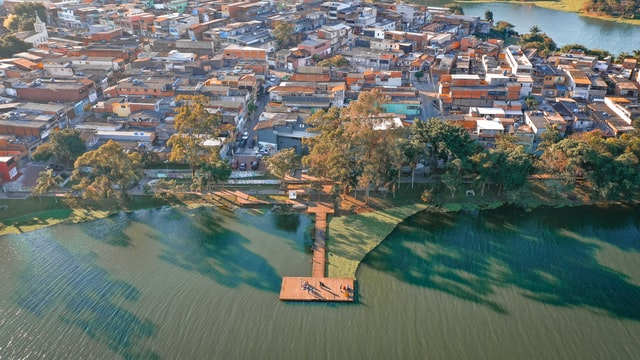
#> input picture images/img3.jpg, 640 x 360 px
$ python image_rotation.py
#> lines starting #> are read from the running program, lines starting #| are printed output that depends on the picture
import cv2

img = cv2.imread("images/img3.jpg")
#> img is the input picture: shape (360, 640, 3); mean B, G, R 106.3, 112.4, 105.3
cv2.imshow("Original Image", img)
cv2.waitKey(0)

height, width = img.shape[:2]
#> height = 360; width = 640
print(height)
#| 360
print(width)
#| 640

# getting the rotation matrix
rotation_matrix = cv2.getRotationMatrix2D((width/2, height/2), 45, 0.5)

# getting the rotated image
rotated_image = cv2.warpAffine(img, rotation_matrix, (width, height))
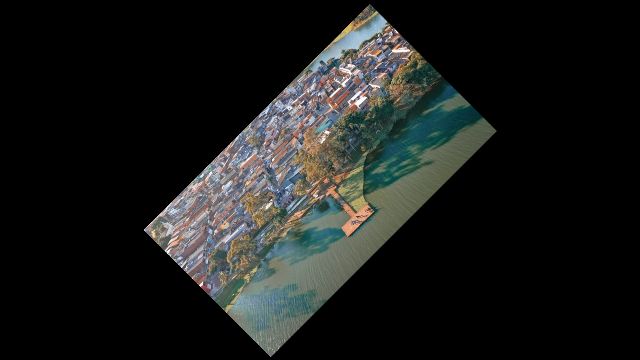
#> rotated_image: shape (360, 640, 3); mean B, G, R 26.5, 28.1, 26.3
cv2.imshow("Rotated Image", rotated_image)
cv2.waitKey(0)

cv2.destroyAllWindows()

$ run again, with images/img1.jpg copied over images/img3.jpg
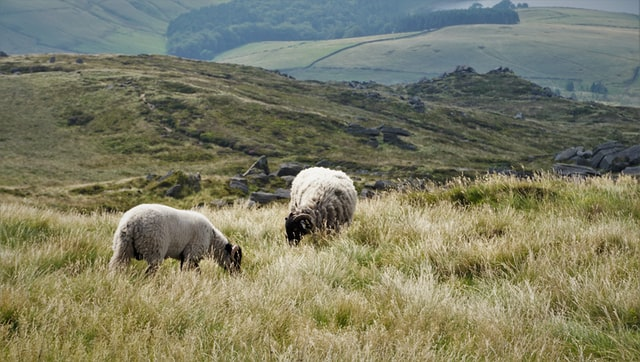
#> input picture images/img1.jpg, 640 x 362 px
#> img is the input picture: shape (362, 640, 3); mean B, G, R 99.7, 123.6, 123.6
#| 362
#| 640
#> `rotated_image = cv2.warpAffine(img, rotation_matrix, (width, height))`:
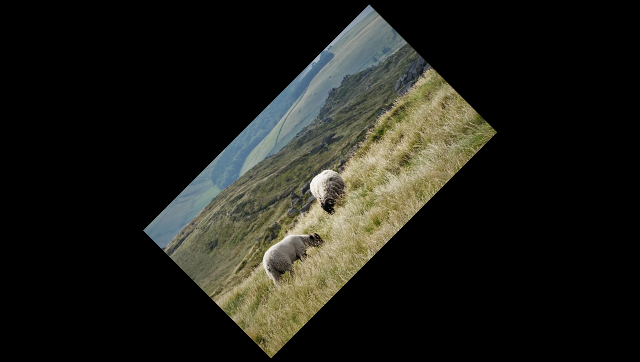
#> rotated_image: shape (362, 640, 3); mean B, G, R 24.9, 30.9, 30.9

$ run again, with images/img2.jpg copied over images/img3.jpg
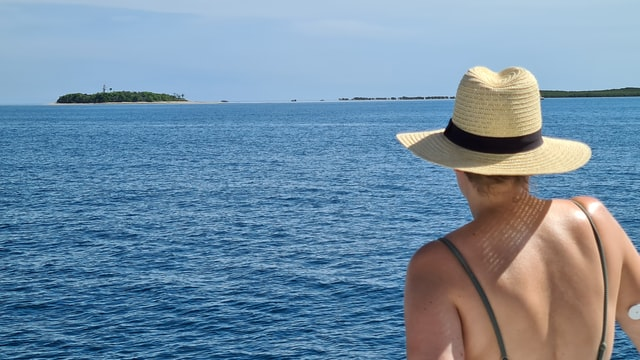
#> input picture images/img2.jpg, 640 x 360 px
#> img is the input picture: shape (360, 640, 3); mean B, G, R 164.3, 141.5, 114.4
#| 360
#| 640
#> `rotated_image = cv2.warpAffine(img, rotation_matrix, (width, height))`:
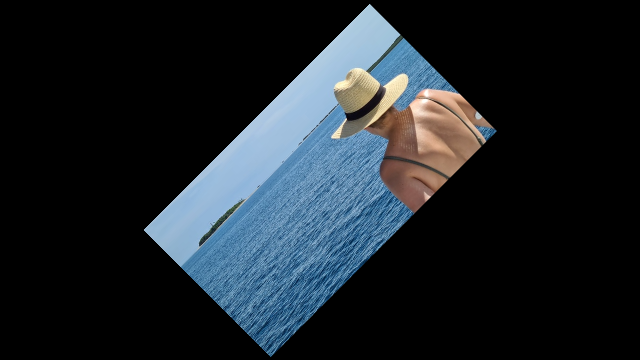
#> rotated_image: shape (360, 640, 3); mean B, G, R 41, 35.3, 28.6

$ run again, with images/img4.jpg copied over images/img3.jpg
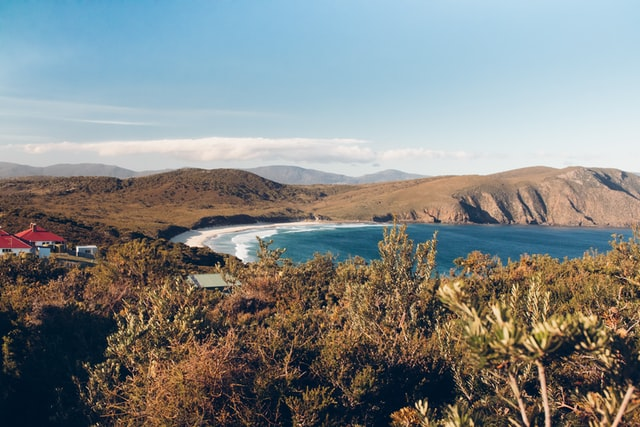
#> input picture images/img4.jpg, 640 x 427 px
#> img is the input picture: shape (427, 640, 3); mean B, G, R 132.4, 133.9, 130.2
#| 427
#| 640
#> `rotated_image = cv2.warpAffine(img, rotation_matrix, (width, height))`:
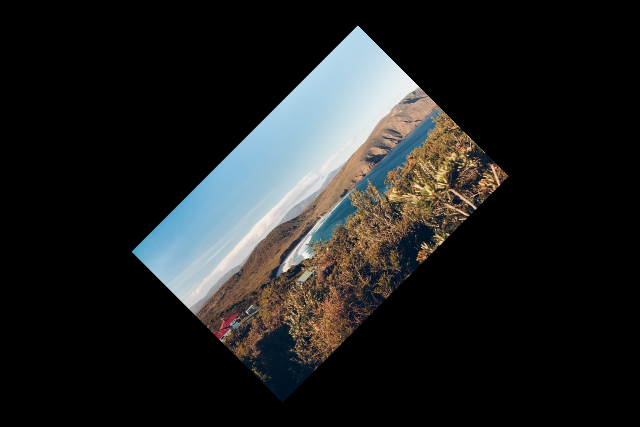
#> rotated_image: shape (427, 640, 3); mean B, G, R 33.1, 33.5, 32.6
